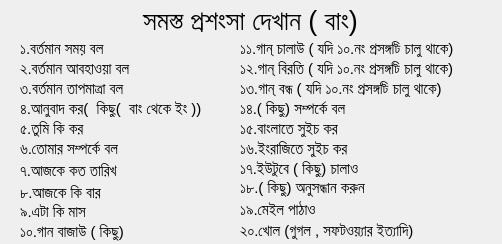
<?xml version="1.0" encoding="UTF-8"?>
<ui version="4.0">
 <class>Dialog</class>
 <widget class="QDialog" name="Dialog">
  <property name="geometry">
   <rect>
    <x>0</x>
    <y>0</y>
    <width>502</width>
    <height>244</height>
   </rect>
  </property>
  <property name="minimumSize">
   <size>
    <width>502</width>
    <height>244</height>
   </size>
  </property>
  <property name="maximumSize">
   <size>
    <width>502</width>
    <height>244</height>
   </size>
  </property>
  <property name="windowTitle">
   <string>Dialog</string>
  </property>
  <widget class="QLabel" name="label">
   <property name="geometry">
    <rect>
     <x>0</x>
     <y>0</y>
     <width>501</width>
     <height>41</height>
    </rect>
   </property>
   <property name="font">
    <font>
     <pointsize>20</pointsize>
    </font>
   </property>
   <property name="text">
    <string>সমস্ত প্রশংসা দেখান ( বাং)</string>
   </property>
   <property name="alignment">
    <set>Qt::AlignCenter</set>
   </property>
  </widget>
  <widget class="QLabel" name="label_2">
   <property name="geometry">
    <rect>
     <x>20</x>
     <y>40</y>
     <width>143</width>
     <height>17</height>
    </rect>
   </property>
   <property name="font">
    <font>
     <pointsize>11</pointsize>
    </font>
   </property>
   <property name="text">
    <string>১.বর্তমান সময় বল</string>
   </property>
  </widget>
  <widget class="QLabel" name="label_3">
   <property name="geometry">
    <rect>
     <x>20</x>
     <y>60</y>
     <width>143</width>
     <height>17</height>
    </rect>
   </property>
   <property name="font">
    <font>
     <pointsize>11</pointsize>
    </font>
   </property>
   <property name="text">
    <string>২.বর্তমান আবহাওয়া বল</string>
   </property>
  </widget>
  <widget class="QLabel" name="label_4">
   <property name="geometry">
    <rect>
     <x>20</x>
     <y>80</y>
     <width>143</width>
     <height>17</height>
    </rect>
   </property>
   <property name="font">
    <font>
     <pointsize>11</pointsize>
    </font>
   </property>
   <property name="text">
    <string>৩.বর্তমান তাপমাত্রা বল</string>
   </property>
  </widget>
  <widget class="QLabel" name="label_5">
   <property name="geometry">
    <rect>
     <x>20</x>
     <y>100</y>
     <width>201</width>
     <height>17</height>
    </rect>
   </property>
   <property name="font">
    <font>
     <pointsize>11</pointsize>
    </font>
   </property>
   <property name="text">
    <string>৪.আনুবাদ কর(  কিছু(  বাং থেকে ইং )) </string>
   </property>
  </widget>
  <widget class="QLabel" name="label_6">
   <property name="geometry">
    <rect>
     <x>20</x>
     <y>184</y>
     <width>144</width>
     <height>18</height>
    </rect>
   </property>
   <property name="font">
    <font>
     <pointsize>11</pointsize>
    </font>
   </property>
   <property name="text">
    <string>৮.আজকে কি বার</string>
   </property>
  </widget>
  <widget class="QLabel" name="label_7">
   <property name="geometry">
    <rect>
     <x>20</x>
     <y>120</y>
     <width>143</width>
     <height>17</height>
    </rect>
   </property>
   <property name="font">
    <font>
     <pointsize>11</pointsize>
    </font>
   </property>
   <property name="text">
    <string>৫.তুমি কি কর</string>
   </property>
  </widget>
  <widget class="QLabel" name="label_8">
   <property name="geometry">
    <rect>
     <x>20</x>
     <y>140</y>
     <width>143</width>
     <height>17</height>
    </rect>
   </property>
   <property name="font">
    <font>
     <pointsize>11</pointsize>
    </font>
   </property>
   <property name="text">
    <string>৬.তোমার সম্পর্কে বল</string>
   </property>
  </widget>
  <widget class="QLabel" name="label_9">
   <property name="geometry">
    <rect>
     <x>20</x>
     <y>162</y>
     <width>143</width>
     <height>18</height>
    </rect>
   </property>
   <property name="font">
    <font>
     <pointsize>11</pointsize>
    </font>
   </property>
   <property name="text">
    <string>৭.আজকে কত তারিখ</string>
   </property>
  </widget>
  <widget class="QLabel" name="label_10">
   <property name="geometry">
    <rect>
     <x>20</x>
     <y>203</y>
     <width>143</width>
     <height>17</height>
    </rect>
   </property>
   <property name="font">
    <font>
     <pointsize>11</pointsize>
    </font>
   </property>
   <property name="text">
    <string>৯.এটা কি মাস</string>
   </property>
  </widget>
  <widget class="QLabel" name="label_11">
   <property name="geometry">
    <rect>
     <x>20</x>
     <y>220</y>
     <width>143</width>
     <height>23</height>
    </rect>
   </property>
   <property name="font">
    <font>
     <pointsize>11</pointsize>
    </font>
   </property>
   <property name="text">
    <string>১০.গান বাজাউ ( কিছু)</string>
   </property>
  </widget>
  <widget class="QLabel" name="label_12">
   <property name="geometry">
    <rect>
     <x>240</x>
     <y>201</y>
     <width>143</width>
     <height>18</height>
    </rect>
   </property>
   <property name="font">
    <font>
     <pointsize>11</pointsize>
    </font>
   </property>
   <property name="text">
    <string>১৯.মেইল পাঠাও</string>
   </property>
  </widget>
  <widget class="QLabel" name="label_13">
   <property name="geometry">
    <rect>
     <x>240</x>
     <y>100</y>
     <width>143</width>
     <height>17</height>
    </rect>
   </property>
   <property name="font">
    <font>
     <pointsize>11</pointsize>
    </font>
   </property>
   <property name="text">
    <string>১৪.( কিছু) সম্পর্কে বল</string>
   </property>
  </widget>
  <widget class="QLabel" name="label_14">
   <property name="geometry">
    <rect>
     <x>240</x>
     <y>178</y>
     <width>143</width>
     <height>19</height>
    </rect>
   </property>
   <property name="font">
    <font>
     <pointsize>11</pointsize>
    </font>
   </property>
   <property name="text">
    <string>১৮.( কিছু) অনুসন্ধান করুন</string>
   </property>
  </widget>
  <widget class="QLabel" name="label_15">
   <property name="geometry">
    <rect>
     <x>240</x>
     <y>40</y>
     <width>241</width>
     <height>17</height>
    </rect>
   </property>
   <property name="font">
    <font>
     <pointsize>11</pointsize>
    </font>
   </property>
   <property name="text">
    <string>১১.গান্ চালাউ ( যদি ১০.নং প্রসঙ্গটি চালু থাকে)</string>
   </property>
  </widget>
  <widget class="QLabel" name="label_16">
   <property name="geometry">
    <rect>
     <x>240</x>
     <y>215</y>
     <width>251</width>
     <height>31</height>
    </rect>
   </property>
   <property name="font">
    <font>
     <pointsize>11</pointsize>
    </font>
   </property>
   <property name="text">
    <string>২০.খোল (গুগল , সফটওয়্যার ইত্যাদি)</string>
   </property>
  </widget>
  <widget class="QLabel" name="label_17">
   <property name="geometry">
    <rect>
     <x>240</x>
     <y>140</y>
     <width>143</width>
     <height>17</height>
    </rect>
   </property>
   <property name="font">
    <font>
     <pointsize>11</pointsize>
    </font>
   </property>
   <property name="text">
    <string>১৬.ইংরাজিতে সুইচ কর</string>
   </property>
  </widget>
  <widget class="QLabel" name="label_18">
   <property name="geometry">
    <rect>
     <x>240</x>
     <y>160</y>
     <width>143</width>
     <height>17</height>
    </rect>
   </property>
   <property name="font">
    <font>
     <pointsize>11</pointsize>
    </font>
   </property>
   <property name="text">
    <string>১৭.ইউটুবে ( কিছু) চালাও </string>
   </property>
  </widget>
  <widget class="QLabel" name="label_19">
   <property name="geometry">
    <rect>
     <x>240</x>
     <y>120</y>
     <width>143</width>
     <height>17</height>
    </rect>
   </property>
   <property name="font">
    <font>
     <pointsize>11</pointsize>
    </font>
   </property>
   <property name="text">
    <string>১৫.বাংলাতে সুইচ কর</string>
   </property>
  </widget>
  <widget class="QLabel" name="label_20">
   <property name="geometry">
    <rect>
     <x>240</x>
     <y>60</y>
     <width>251</width>
     <height>17</height>
    </rect>
   </property>
   <property name="font">
    <font>
     <pointsize>11</pointsize>
    </font>
   </property>
   <property name="text">
    <string>১২.গান্ বিরতি ( যদি ১০.নং প্রসঙ্গটি চালু থাকে)</string>
   </property>
  </widget>
  <widget class="QLabel" name="label_21">
   <property name="geometry">
    <rect>
     <x>240</x>
     <y>80</y>
     <width>231</width>
     <height>17</height>
    </rect>
   </property>
   <property name="font">
    <font>
     <pointsize>11</pointsize>
    </font>
   </property>
   <property name="text">
    <string>১৩.গান্ বন্ধ ( যদি ১০.নং প্রসঙ্গটি চালু থাকে)</string>
   </property>
  </widget>
 </widget>
 <resources/>
 <connections/>
</ui>
